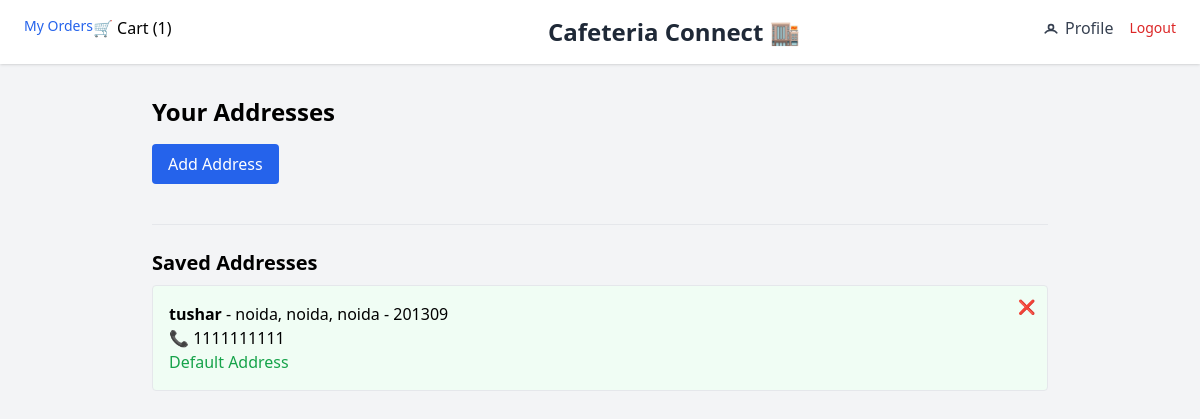
The app's page /api/auth/profile/ (signed in) with its own data.
### core/models.py (models this page shows, shortened)
class Address(models.Model):
    user = models.ForeignKey(User, on_delete=models.CASCADE, related_name='addresses')
    name = models.CharField(max_length=100)  # e.g. Home, Work
    line1 = models.CharField(max_length=255)
    line2 = models.CharField(max_length=255, blank=True, null=True)
    city = models.CharField(max_length=100)
    state = models.CharField(max_length=100)
    pincode = models.CharField(max_length=10)
    phone = models.CharField(max_length=15)
    is_default = models.BooleanField(default=False)

### core/views.py (the view)
# urls.py: path('profile/', views.profile_view, name='profile'),
@login_required
def profile_view(request):
    addresses = Address.objects.filter(user=request.user).order_by('-is_default')
    return render(request, 'profile.html', {'addresses': addresses})

### cart/context_processors.py (called while the page is built)
def cart_item_count(request):
    count = 0
    current_cart = None
    if request.user.is_authenticated:
        current_cart = Cart.objects.filter(user=request.user).last()
        if current_cart:
            count = current_cart.items.count()
    return {
        "cart_item_count": count,
        "current_cart": current_cart,
    }

### templates/profile.html (shortened to what this page needs)
{% extends 'base.html' %}
{% block content %}
<div class="max-w-4xl mx-auto py-8">
  <h1 class="text-2xl font-bold mb-4">Your Addresses</h1>
  <a href="{% url 'add_address' %}" class="inline-block mb-4 bg-blue-600 text-white px-4 py-2 rounded hover:bg-blue-700">Add Address</a>
  <hr class="my-6" />
  <h2 class="text-xl font-semibold mb-2">Saved Addresses</h2>
  {% for addr in addresses %}
    <div class="relative border p-4 rounded mb-2 hover:shadow {{ addr.is_default|yesno:'bg-green-50,bg-white' }}">
      <form action="{% url 'delete_address' addr.id %}" method="post" class="absolute top-2 right-3">
        <button type="submit" class="text-red-600 text-sm hover:underline" onclick="return confirm('Are you sure you want to delete this address?');">
          ❌
        </button>
      </form>
      <a href="{% url 'edit_address' addr.id %}" class="block">
        <p><strong>{{ addr.name }}</strong> - {{ addr.line1 }}, {{ addr.city }}, {{ addr.state }} - {{ addr.pincode }}</p>
        <p>📞 {{ addr.phone }}</p>
        {% if addr.is_default %}
          <span class="text-green-600 font-medium">Default Address</span>
        {% endif %}
      </a>
    </div>
  {% empty %}
    <p>No addresses added.</p>
  {% endfor %}
</div>
{% endblock %}

### records on screen
Address: name "tushar", line1 "noida", city "noida", state "noida", pincode "201309", phone "1111111111", is_default "Default Address"

### other values on screen
{{ cart_item_count }} "1"
